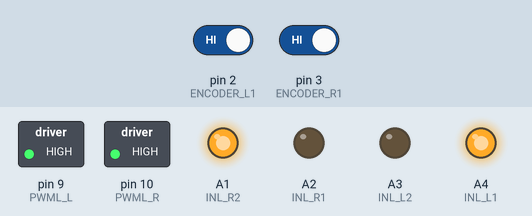
This sketch was run on a simulated Arduino Uno, built with avr-gcc and run on an emulated ATmega328P. On the bench: switched loads named in the sketch (green lamp = pin HIGH), output pins drawn as LEDs (lit = HIGH). Inputs (shaded band) come from the test bench; at power-on: pin 2 (ENCODER_L1) HIGH, pin 3 (ENCODER_R1) HIGH. What the sketch prints to the serial monitor is not drawn.

Above: at 0.1 s.
Timing chart, 0 to 1.6 s (numbered marks = the images above):
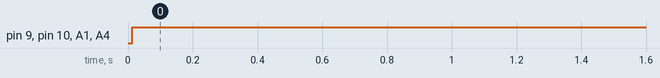

Measured:
- by itself, pin 9 (PWML_L), pin 10 (PWML_R), A1 (INL_R2), A4 (INL_L1): LOW → HIGH at 0.01 s

The sketch:

doubleWheelPID.ino
```cpp
#include<MsTimer2.h>
//编码器
#define ENCODER_R1 3
#define ENCODER_R2 4
#define ENCODER_L1 2
#define ENCODER_L2 5
//驱动信号
#define PWML_R 10
#define INL_R1 A2
#define INL_R2 A1
#define PWML_L 9
#define INL_L1 A4
#define INL_L2 A3
#define PERIOD 12.0

float targetRv = 44;
float targetLv = 44;

volatile long encoderVal_R = 0;
volatile long encoderVal_L = 0;

volatile int encodertime_L = 0;
volatile int encodertime_R = 0;


volatile float velocityR;
volatile float velocityL;
float ukR = 0;
float ukL = 0;

float ekR1 = 0;//last error
float ekR2 = 0;//last last error
float ekL1 = 0;//last error
float ekL2 = 0;//last last error


void getEncoderR(void)
{
  //Serial.println("in func getEncoderR!");
  encodertime_R++;
   if(digitalRead(ENCODER_R1) == LOW)
  {
    if(digitalRead(ENCODER_R2) == LOW)
    {
      encoderVal_R--;
    }
      else
    {
      encoderVal_R++;
    }
  }
  else
  {
    if(digitalRead(ENCODER_L2) == LOW)
    {
      encoderVal_R++;
    }
      else
    {
      encoderVal_R--;
    }
  }
}

void getEncoderL(void)
{
  //Serial.println("L");
  encodertime_L++;
   if(digitalRead(ENCODER_L1) == LOW)
  {
    if(digitalRead(ENCODER_L2) == LOW)
    {
      encoderVal_L--;
    }
      else
    {
      encoderVal_L++;
    }
  }
  else
  {
    if(digitalRead(ENCODER_L2) == LOW)
    {
      encoderVal_L++;
    }
      else
    {
      encoderVal_L--;
    }
  }
}


int pidControllerR(float targetRv,float currentRv)
{

    float u;
    float output;
    float q0,q1,q2;
    float k  = 25;
    float ti = 80;//积分时间
    float td = 0;//微分事件
    float ek = targetRv - currentRv;
    //Serial.println(ek);

    q0 = k*(1 + PERIOD/ti + td/PERIOD);
    q1 = -k*(1 + 2*td/PERIOD);
    q2 = k*td/PERIOD;


    u = q0*ek + q1*ekR1 + q2*ekR2;
    output = ukR+u;
        //Serial.println(output);


    if (output > 255)
        output = 255;

    if (output < -255)
        output = -255;

    ukR = output;
    ekR2 = ekR1;
    ekR1 = ek;
    return (int)output;

}

int pidControllerL(float targetLv,float currentLv)
{
    float u;
    float output;
    float q0,q1,q2;
    float k  = 13;
    float ti = 80;//积分时间
    float td = 0;//微分时间
    float ek = targetLv - currentLv;


    q0 = k*(1 + PERIOD/ti + td/PERIOD);
    q1 = -k*(1 + 2*td/PERIOD);
    q2 = k*td/PERIOD;


    u = q0*ek + q1*ekL1 + q2*ekL2;
    output = ukL+u;
     //Serial.println(output);

    if (output > 255)
        output = 255;

    if (output < -255)
        output = -255;

    ukL = output;
    ekL2 = ekL1;
    ekL1 = ek;
    return (int)output;
}

void control(void)
{
  //测速 PID
  //Serial.print("encodertime_L:");
  //Serial.print(encodertime_L);
  //Serial.print("\tencodertime_R:");
  //Serial.println(encoderVal_L);

  encodertime_L = 0;
  encodertime_R = 0;

  velocityR = (encoderVal_R*2.0)*3.1415*2.0*(1000/PERIOD)/780;
  encoderVal_R = 0;

  velocityL = (encoderVal_L*2.0)*3.1415*2.0*(1000/PERIOD)/780;
  encoderVal_L = 0;


  int dutyCycleR = pidControllerR(targetRv,velocityR);
  int dutyCycleL = pidControllerL(targetLv,velocityL);
  //Serial.print("dutyCycle:");
  //Serial.println(dutyCycleR);


  if(dutyCycleR > 0) //control Right wheel
  {

      digitalWrite(INL_R1,LOW);
      digitalWrite(INL_R2,HIGH);
      analogWrite(PWML_R,dutyCycleR);
  }
  else
  {
      digitalWrite(INL_R1,HIGH);
      digitalWrite(INL_R2,LOW);
      analogWrite(PWML_R,abs(dutyCycleR));
  }

    if(dutyCycleL > 0) //control left wheel
  {

      digitalWrite(INL_L1,HIGH);
      digitalWrite(INL_L2,LOW);
      analogWrite(PWML_L,dutyCycleL);
  }
  else
  {
      digitalWrite(INL_L1,LOW);
      digitalWrite(INL_L2,HIGH);
      analogWrite(PWML_L,abs(dutyCycleL));
  }
}
void setup()
{
    TCCR1B = TCCR1B & B11111000 | B00000001;
    pinMode(INL_L1,OUTPUT);
    pinMode(INL_L2,OUTPUT);
    pinMode(PWML_L,OUTPUT);
    pinMode(INL_R1,OUTPUT);
    pinMode(INL_R2,OUTPUT);
    pinMode(PWML_R,OUTPUT);

    pinMode(ENCODER_R1,INPUT);
    pinMode(ENCODER_R2,INPUT);
    pinMode(ENCODER_L1,INPUT);
    pinMode(ENCODER_L2,INPUT);

    Serial.begin(9600);

    attachInterrupt(ENCODER_R1 - 2,getEncoderR,FALLING);//
    attachInterrupt(ENCODER_L1 - 2,getEncoderL,FALLING);//中断通道0对应port 2，1对应port3
    MsTimer2::set(PERIOD,control);
    MsTimer2::start();
}

void loop()
{
  // put your main code here, to run repeatedly:
  // analogWrite(PWML_B,255);
  //digitalWrite(INLA1,HIGH);
  //digitalWrite(INLA2,LOW);
  //Serial.print("left v: ");
  Serial.print(velocityL);
  Serial.print(",");
  //Serial.print("right v");
  Serial.println(velocityR);

}
 
```
